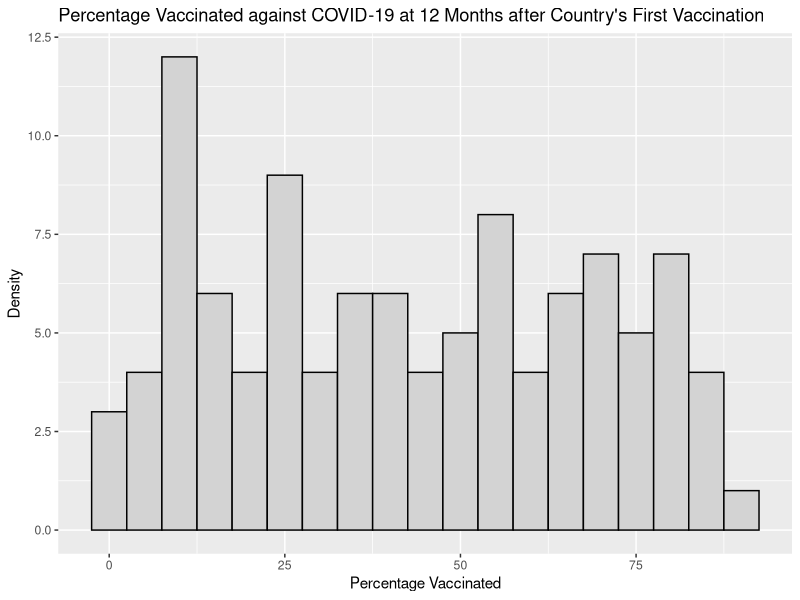
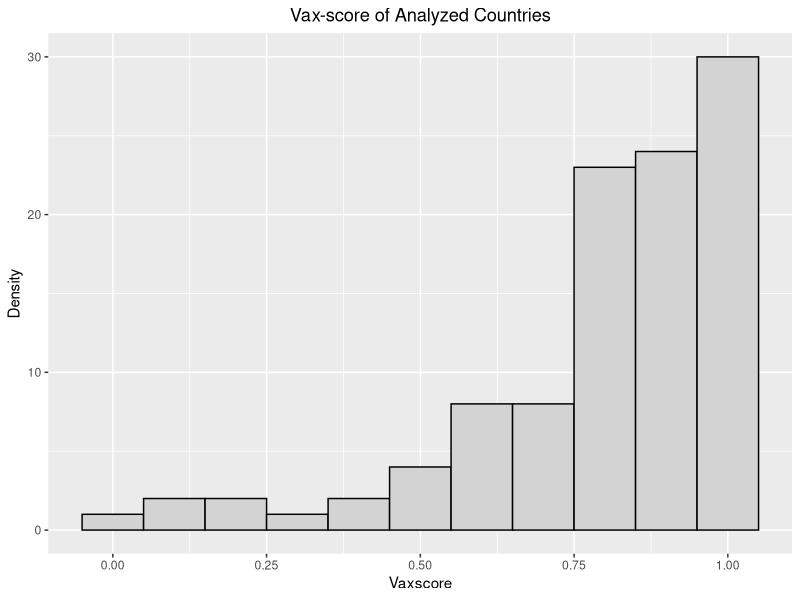
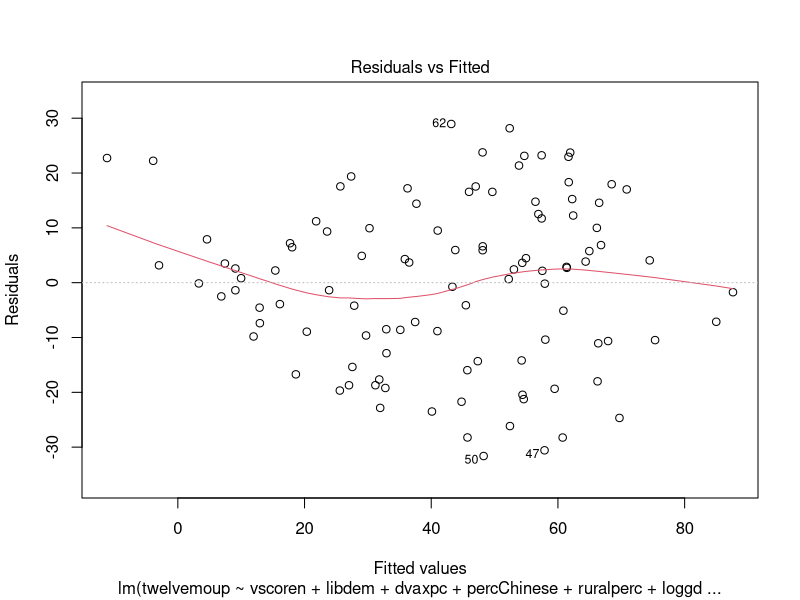
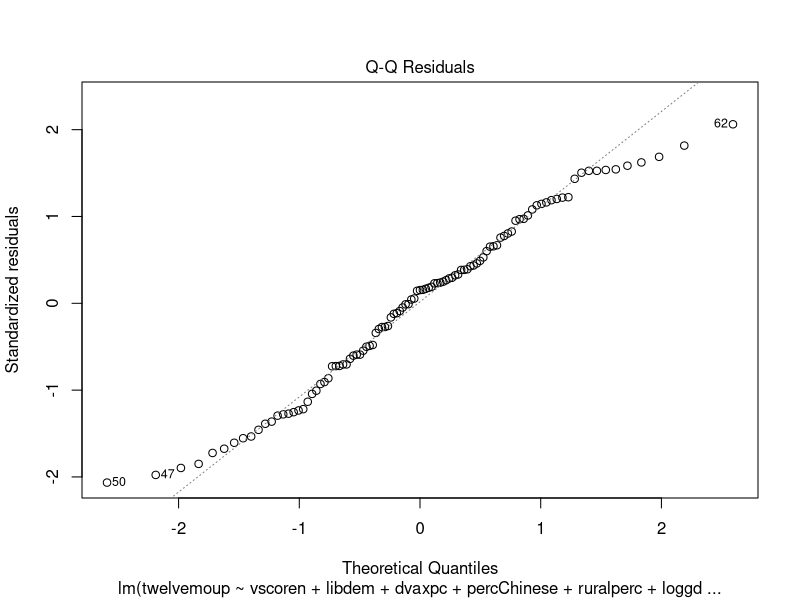
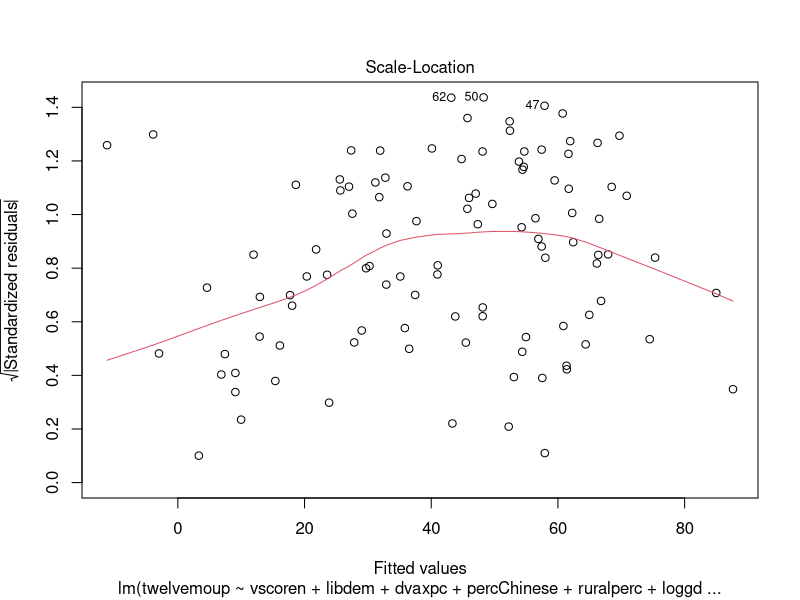
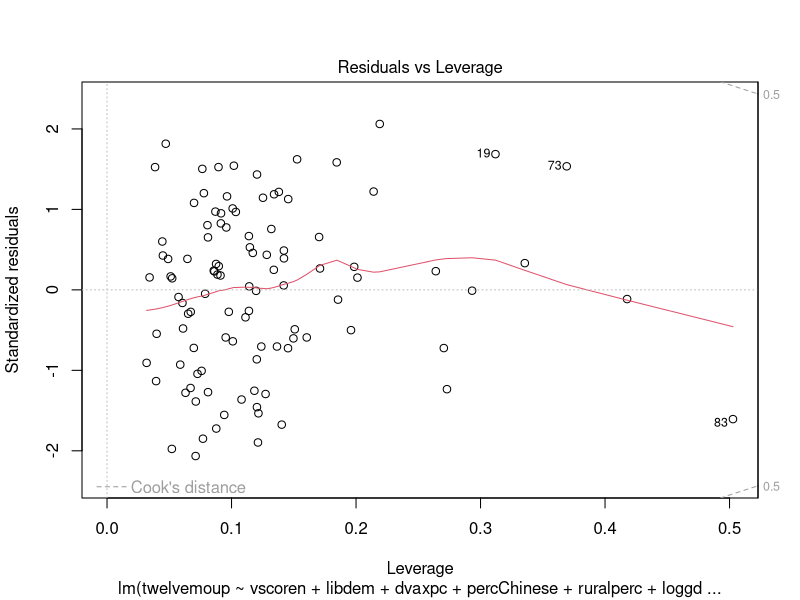
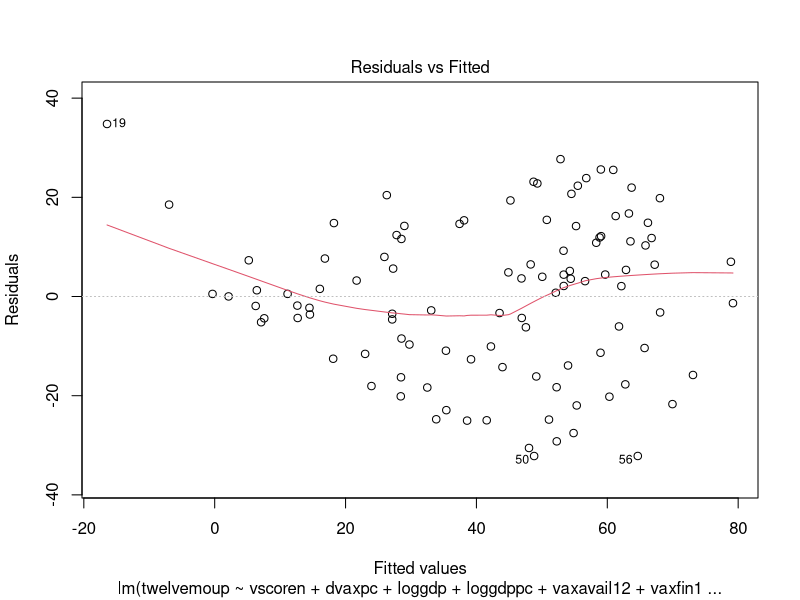
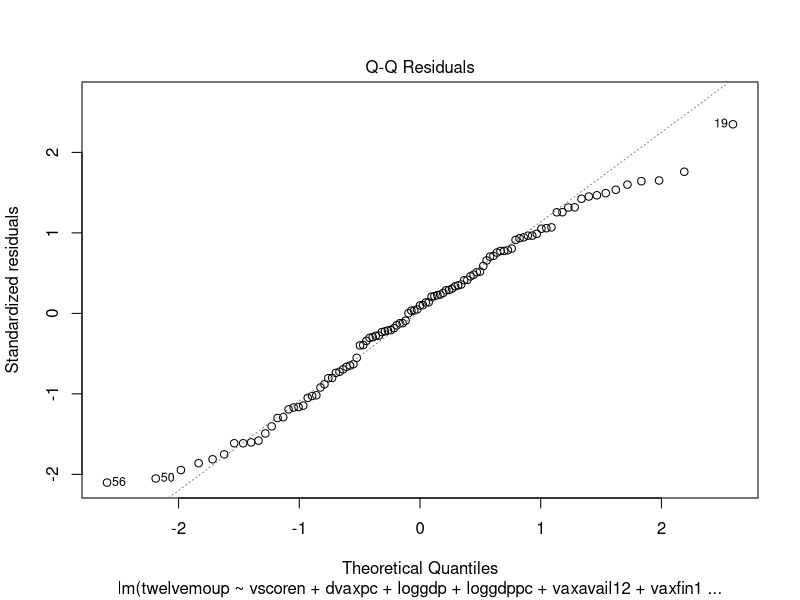

Source code (R) for these figures, in order:
#install.packages(car)
library(car)
mds3 = read.csv("2024JuneData23.csv")
##########################################################################################################
#creating table 1 descriptive statistics

mean(mds3$sixmoup)
mean(mds3$ninemoup)
mean(mds3$twelvemoup)
mean(mds3$libdem)
mean(mds3$vscoren)
mean(mds3$ruralperc)
mean(mds3$percChinese)
mean(mds3$dvaxpc)
mean(mds3$loggdp)
mean(mds3$loggdppc)
mean(mds3$logaid)
mean(mds3$vaxprio12)
mean(mds3$vaxfin12)
mean(mds3$vaxavail12)
mean(mds3$vaxman12)

median(mds3$sixmoup)
median(mds3$ninemoup)
median(mds3$twelvemoup)
median(mds3$libdem)
median(mds3$vscoren)
median(mds3$ruralperc)
median(mds3$percChinese)
median(mds3$dvaxpc)
median(mds3$loggdp)
median(mds3$loggdppc)
median(mds3$logaid)
median(mds3$vaxprio12)
median(mds3$vaxfin12)
median(mds3$vaxavail12)
median(mds3$vaxman12)

sd(mds3$sixmoup)
sd(mds3$ninemoup)
sd(mds3$twelvemoup)
sd(mds3$libdem)
sd(mds3$vscoren)
sd(mds3$ruralperc)
sd(mds3$percChinese)
sd(mds3$dvaxpc)
sd(mds3$loggdp)
sd(mds3$loggdppc)
sd(mds3$logaid)
sd(mds3$vaxprio12)
sd(mds3$vaxfin12)
sd(mds3$vaxavail12)
sd(mds3$vaxman12)

min(mds3$sixmoup)
min(mds3$ninemoup)
min(mds3$twelvemoup)
min(mds3$libdem)
min(mds3$vscoren)
min(mds3$ruralperc)
min(mds3$percChinese)
min(mds3$dvaxpc)
min(mds3$loggdp)
min(mds3$loggdppc)
min(mds3$logaid)
min(mds3$vaxprio12)
min(mds3$vaxfin12)
min(mds3$vaxavail12)
min(mds3$vaxman12)

max(mds3$sixmoup)
max(mds3$ninemoup)
max(mds3$twelvemoup)
max(mds3$libdem)
max(mds3$vscoren)
max(mds3$ruralperc)
max(mds3$percChinese)
max(mds3$dvaxpc)
max(mds3$loggdp)
max(mds3$loggdppc)
max(mds3$logaid)
max(mds3$vaxprio12)
max(mds3$vaxfin12)
max(mds3$vaxavail12)
max(mds3$vaxman12)

###################### Visualizing the vaxscore and 12 month uptake variables
library(ggplot2)
ggplot(mds3, aes(x=twelvemoup)) +
  geom_histogram(color="black",fill="lightgray", binwidth=5)+
  labs(title="Percentage Vaccinated against COVID-19 at 12 Months after Country's First Vaccination", x="Percentage Vaccinated", y="Density")

ggplot(mds3, aes(x=vscoren))+
  geom_histogram(color="black",fill="lightgray", binwidth=.1)+
  labs(title="Vax-score of Analyzed Countries", x="Vaxscore", y="Density")+
  theme(plot.title = element_text(hjust=.5))


###################### Initial model for including GDP, GDP per capita, and Vax-score

initialmodel = lm(sixmoup ~ loggdp+loggdppc+vscoren+ruralperc, data=mds3)
summary(initialmodel)
vif(initialmodel)

initialmodel2 = lm(ninemoup ~ loggdp+loggdppc+vscoren+ruralperc, data=mds3)
summary(initialmodel2)
vif(initialmodel2)

initialmodel3 = lm(twelvemoup ~ loggdp+loggdppc+vscoren+ruralperc, data=mds3)
summary(initialmodel3)
vif(initialmodel3)

##################### Backward model selection creation. Prelim models are for 12 months, then replicated for 9 and 6 months.
prelimmodel = lm(twelvemoup ~ vscoren + libdem + dvaxpc + percChinese + ruralperc + loggdp + loggdppc + vaxprio12 + vaxavail12 +vaxfin12+vaxman12+logaid, data=mds3)
summary(prelimmodel)
vif(prelimmodel)
nobs(prelimmodel)
plot(prelimmodel)

prelimmodel2 = lm(twelvemoup ~ vscoren + libdem + dvaxpc + percChinese + ruralperc + loggdp + loggdppc + vaxprio12 + vaxavail12 +vaxfin12+logaid, data=mds3)
summary(prelimmodel2)
vif(prelimmodel)

prelimmodel3 = lm(twelvemoup ~ vscoren + libdem + dvaxpc + percChinese + loggdp + loggdppc + vaxprio12 + vaxavail12 +vaxfin12+logaid, data=mds3)
summary(prelimmodel3)

prelimmodel4 = lm(twelvemoup ~ vscoren + dvaxpc + percChinese + loggdp + loggdppc + vaxprio12 + vaxavail12 +vaxfin12+logaid, data=mds3)
summary(prelimmodel4)

prelimmodel5 = lm(twelvemoup ~ vscoren + dvaxpc + loggdp + loggdppc + vaxprio12 + vaxavail12 +vaxfin12+logaid, data=mds3)
summary(prelimmodel5)

prelimmodel6 = lm(twelvemoup ~ vscoren + dvaxpc + loggdp + loggdppc + vaxavail12 +vaxfin12+logaid, data=mds3)
summary(prelimmodel6)

prelimmodel7 = lm(twelvemoup ~ vscoren + dvaxpc + loggdp + loggdppc + vaxavail12 +vaxfin12, data=mds3)
summary(prelimmodel7)
nobs(prelimmodel7)
vif(prelimmodel7)
plot(prelimmodel7)

hist(mds3$vscoren)
#############################################################################################################
prelimmodel9.1 = lm(ninemoup ~ vscoren + libdem + dvaxpc + percChinese + ruralperc + loggdp + loggdppc + vaxprio9 + vaxavail9 +vaxfin9 + vaxman9 + logaid, data=mds3)
summary(prelimmodel9.1)
vif(prelimmodel9.1)
nobs(prelimmodel9.1)
plot(prelimmodel9.1)

prelimmodel9.2 = lm(ninemoup ~ vscoren + dvaxpc + ruralperc + percChinese + loggdp + loggdppc + vaxprio9 + vaxavail9 +vaxfin9 + vaxman9 + logaid, data=mds3)
summary(prelimmodel9.2)

prelimmodel9.3 = lm(ninemoup ~ vscoren + dvaxpc + ruralperc + percChinese + loggdp + loggdppc + vaxavail9 +vaxfin9 + vaxman9 + logaid, data=mds3)
summary(prelimmodel9.3)

prelimmodel9.4 = lm(ninemoup ~ vscoren + dvaxpc + ruralperc + loggdp + loggdppc + vaxavail9 +vaxfin9 + vaxman9 + logaid, data=mds3)
summary(prelimmodel9.4)

prelimmodel9.5 = lm(ninemoup ~ vscoren + dvaxpc + ruralperc + loggdp + loggdppc + vaxavail9 +vaxfin9 + logaid, data=mds3)
summary(prelimmodel9.5)

prelimmodel9.6 = lm(ninemoup ~ vscoren + dvaxpc + loggdp + loggdppc + vaxavail9 +vaxfin9 + logaid, data=mds3)
summary(prelimmodel9.6)
nobs(prelimmodel9.6)

prelimmodel9.7 = lm(ninemoup ~ vscoren + dvaxpc + loggdp + loggdppc + vaxavail9 + logaid, data=mds3)
summary(prelimmodel9.7)

prelimmodel9.8 = lm(ninemoup ~ vscoren + dvaxpc + loggdp + loggdppc + logaid, data=mds3)
summary(prelimmodel9.8)

prelimmodel9.9 = lm(ninemoup ~ vscoren + dvaxpc + loggdp + loggdppc, data=mds3)
summary(prelimmodel9.9)

prelimmodel9.10 = lm(ninemoup ~ vscoren + dvaxpc + loggdppc, data=mds3)
summary(prelimmodel9.10)
vif(prelimmodel9.10)
nobs(prelimmodel9.10)
plot(prelimmodel9.10)

###############################################################################################################
prelimmodel6.1 = lm(sixmoup ~ vscoren + libdem + dvaxpc + percChinese +ruralperc + loggdp + loggdppc + vaxprio6 + vaxavail6 +vaxfin6 + vaxman6 + logaid, data=mds3)
summary(prelimmodel6.1)
nobs(prelimmodel6.1)
plot(prelimmodel6.1)

prelimmodel6.2 = lm(sixmoup ~ vscoren + libdem + dvaxpc + percChinese +ruralperc + loggdp + loggdppc + vaxavail6 +vaxfin6 + vaxman6 + logaid, data=mds3)
summary(prelimmodel6.2)

prelimmodel6.3 = lm(sixmoup ~ vscoren + libdem + dvaxpc + ruralperc + loggdp + loggdppc + vaxavail6 +vaxfin6 + vaxman6 + logaid, data=mds3)
summary(prelimmodel6.3)

prelimmodel6.4 = lm(sixmoup ~ vscoren + libdem + dvaxpc + ruralperc + loggdp + loggdppc + vaxavail6 +vaxfin6 + logaid, data=mds3)
summary(prelimmodel6.4)

prelimmodel6.5 = lm(sixmoup ~ vscoren + libdem + dvaxpc + loggdp + loggdppc + vaxavail6 +vaxfin6 + logaid, data=mds3)
summary(prelimmodel6.5)

prelimmodel6.6 = lm(sixmoup ~ vscoren + libdem + dvaxpc + loggdppc + vaxavail6 +vaxfin6 + logaid, data=mds3)
summary(prelimmodel6.6)

prelimmodel6.7 = lm(sixmoup ~ vscoren + libdem + dvaxpc + loggdppc + vaxavail6 + logaid, data=mds3)
summary(prelimmodel6.7)

prelimmodel6.8 = lm(sixmoup ~ vscoren + dvaxpc + loggdppc + vaxavail6 + logaid, data=mds3)
summary(prelimmodel6.8)

prelimmodel6.9 = lm(sixmoup ~ vscoren + dvaxpc + loggdppc + logaid, data=mds3)
summary(prelimmodel6.9)

prelimmodel6.10 = lm(sixmoup ~ vscoren + dvaxpc + loggdppc, data=mds3)
summary(prelimmodel6.10)
nobs(prelimmodel6.10)
plot(prelimmodel6.10)